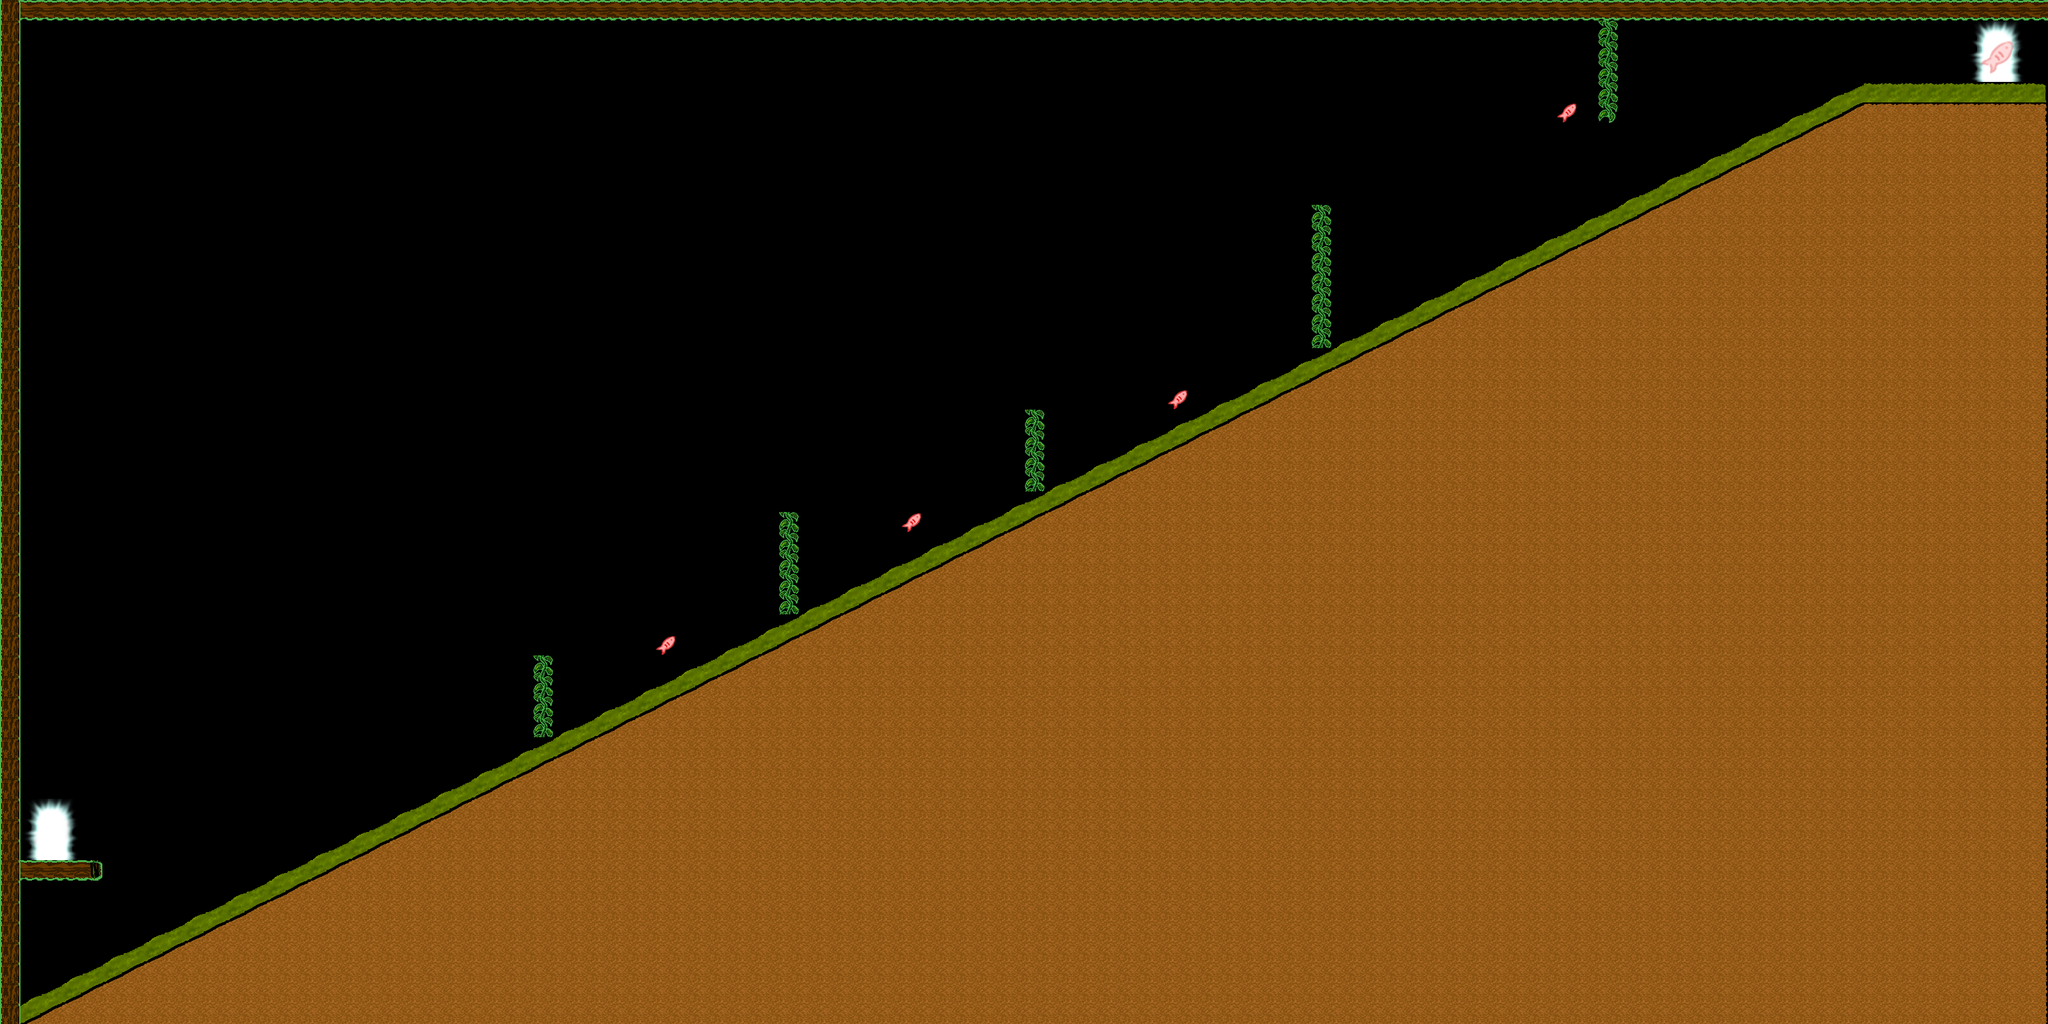

A level layout from a 2D game, rendered from its tile map. Below: a short description, then the map file with tile-grid data replaced by summaries:
An orthogonal 100x50 tile map with 32x32 px tiles, 2 tile layers (foreground, object), 3 tilesets.

<map version="1.0" orientation="orthogonal" width="100" height="50" tilewidth="32" tileheight="32">
 <tileset firstgid="1" source="forestTiles.tsx" />
 <tileset firstgid="217" source="salmonTiles.tsx" />
 <tileset firstgid="249" source="mushrooms.tsx" />
 <layer name="foreground" width="100" height="50">
  <data>[5000 cells, 2822 non-empty, 45 distinct tile ids]</data>
 </layer>
 <layer name="object" width="100" height="50">
  <data>[5000 cells, 5 non-empty, 2 distinct tile ids]</data>
 </layer>
</map>
